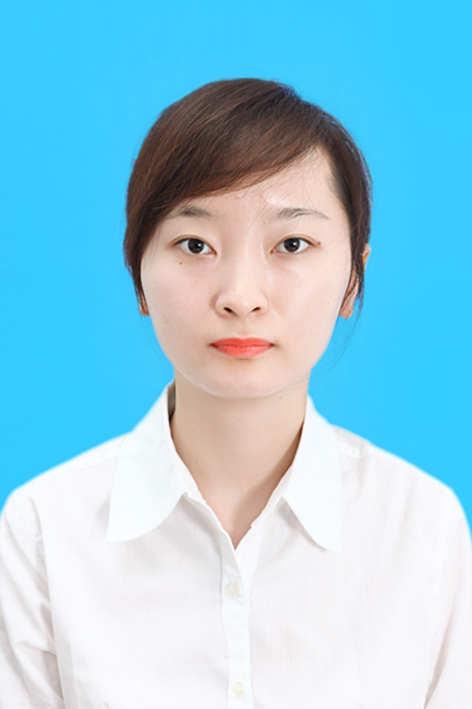
#> input picture edge_detection/1.jpg, 472 x 709 px
$ python laplace.py
#> lines starting #> are read from the running program, lines starting #| are printed output that depends on the picture
import numpy as np
import cv2 as cv
img=cv.imread('1.jpg')
#> img is the input picture: shape (709, 472, 3); mean B, G, R 224.2, 204.2, 149
# converting to gray scale
gray = cv.cvtColor(img, cv.COLOR_BGR2GRAY)
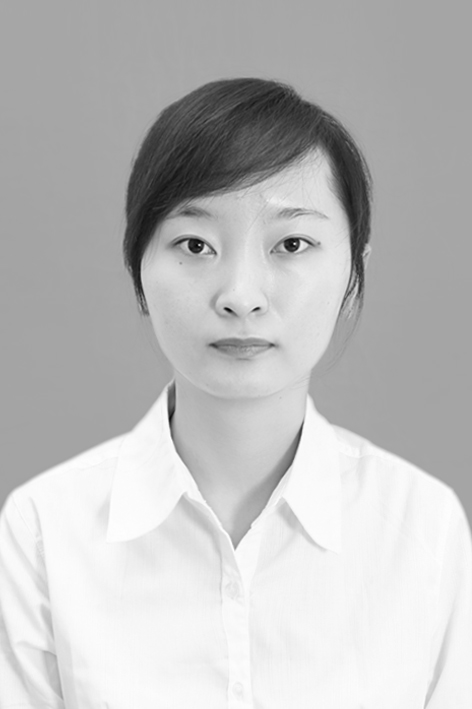
#> gray: shape (709, 472); min 0, max 255, mean 190
# remove noise
img = cv.GaussianBlur(gray,(3,3),0)
#> img: shape (709, 472)
laplacian=cv.Laplacian(img,cv.CV_64F)
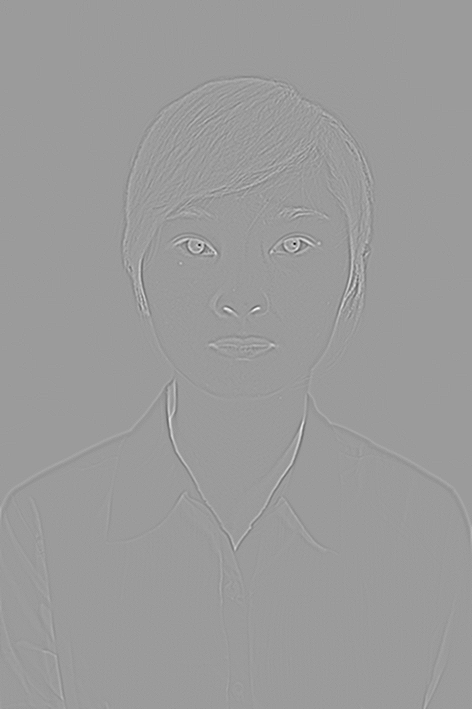
#> laplacian: shape (709, 472) float64; min -140, max 90, mean 0; drawn with min black and max white
cv.imwrite('lapla.jpg',laplacian)
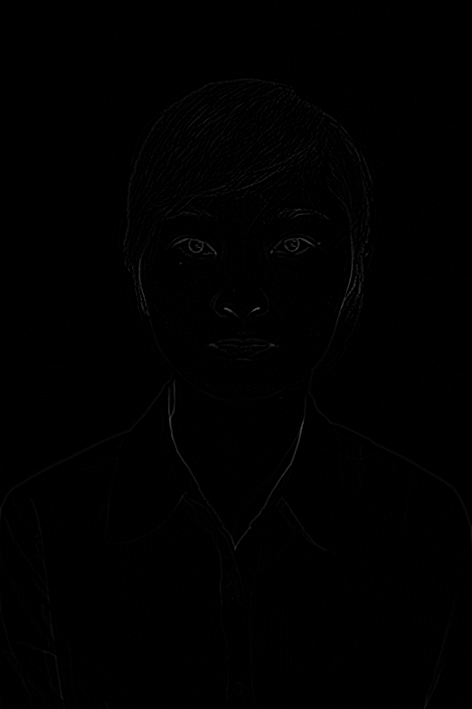
#> saved as lapla.jpg: shape (709, 472); min 0, max 90, mean 0.8
